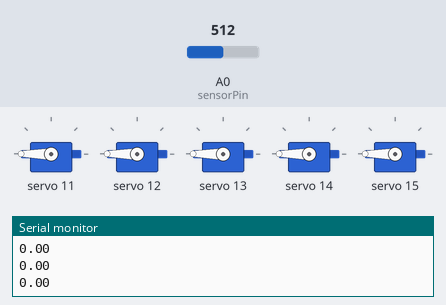
This sketch was run on a simulated Arduino Uno, built with avr-gcc and run on an emulated ATmega328P. On the bench: 5 × servo, the last lines printed to the serial monitor. The inputs (shaded band) are chosen by the test bench; at power-on: A0 (sensorPin) = 512.

Above: at 1.2 s.
1.3 s: A0 (sensorPin) set to 716
At 3.17 s:
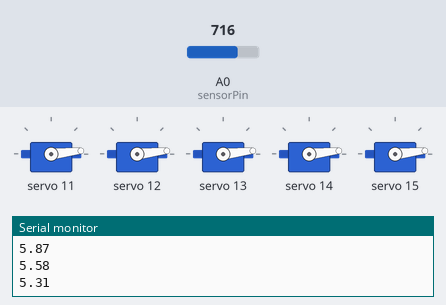
4.3 s: A0 (sensorPin) set to 140
At 7.1 s:
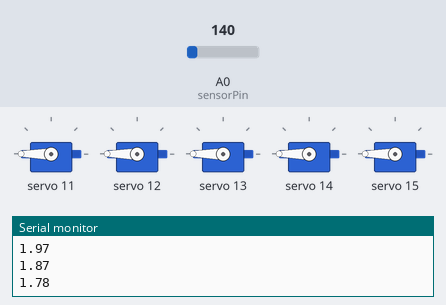
7.3 s: A0 (sensorPin) set to 5
At 8.4 s:
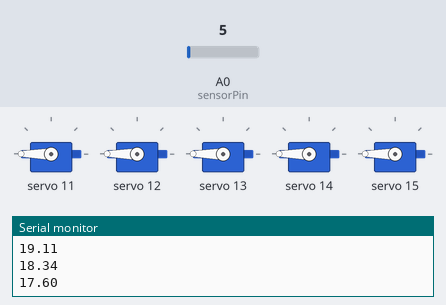
10.3 s: A0 (sensorPin) set to 122
At 11.5 s:
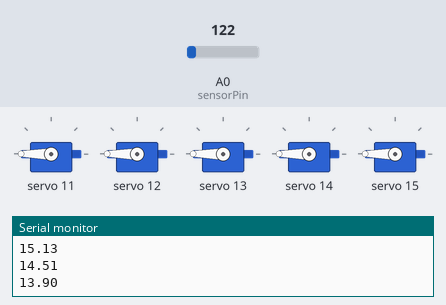
Timing chart, 0 to 13.5 s (numbered marks = the images above; inputs shaded):
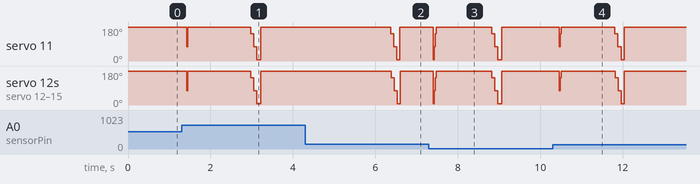

The sketch:

Myowear.ino
```cpp
// Red electrode on Bicep Belly
// Yellow Electrode on upper chest - Non active region
// Green electrode on elbow Bone

#include <Wire.h>
#include <Adafruit_PWMServoDriver.h>

Adafruit_PWMServoDriver pwm = Adafruit_PWMServoDriver();

#define SERVOMIN  150 // Minimum pulse length count (out of 4096)
#define SERVOMAX  500 // Maximum pulse length count (out of 4096)

const int sensorPin = A0;        // Pin number for the ADC
int sensorValue = 0;            // Sensor value

// EMA coefficients for the band-pass filter
float EMA_a_low = 0.05;    // Alpha for low-frequency cutoff (approximates 8 Hz)
float EMA_a_high = 0.1;    // Alpha for high-frequency cutoff (approximates 100 Hz)
float EMA_S_low = 0;       // EMA S for low-frequency filter
float EMA_S_high = 0;      // EMA S for high-frequency filter

// Filtered values
float highpass = 0;
float bandpass = 0;

// Envelope detection variables
const int envelopeWindowSize = 20; // Increased size for smoother envelope
float envelopeBuffer[envelopeWindowSize] = {0};
int envelopeIndex = 0;

void setup() {
  Serial.begin(9600);            // Initialize Serial communication
  pwm.begin();
  pwm.setPWMFreq(60);            // Set PWM frequency for servos
  EMA_S_low = analogRead(sensorPin);  // Initialize EMA S for low-frequency filter
  EMA_S_high = analogRead(sensorPin); // Initialize EMA S for high-frequency filter
}

void loop() {
  // Read the raw sensor value
  sensorValue = analogRead(sensorPin);

  // Apply Exponential Moving Average for low-frequency cutoff
  EMA_S_low = (EMA_a_low * sensorValue) + ((1 - EMA_a_low) * EMA_S_low);

  // Apply Exponential Moving Average for high-frequency cutoff
  EMA_S_high = (EMA_a_high * sensorValue) + ((1 - EMA_a_high) * EMA_S_high);

  // Calculate high-pass and band-pass filter outputs
  highpass = sensorValue - EMA_S_low;
  bandpass = EMA_S_high - EMA_S_low;

  // Rectify the band-pass signal
  float rectifiedSignal = abs(bandpass);

  // Calculate envelope using a moving average
  float envelope = getEnvelope(rectifiedSignal);

  // Normalize envelope for PWM control
  int pwmValue = map(envelope, 5, 7, SERVOMIN, SERVOMAX); // Adjust ranges as needed

  Serial.println(envelope);

  //Set PWM for servos (uncomment to use)
  for (int i = 11; i <= 15; i++) {
    pwm.setPWM(i, 0, pwmValue);  // Update all servos with the same value
  }

  delay(20); // Delay for readability and to avoid overloading the servos
}

// Apply moving average for envelope detection
float getEnvelope(float newSample) {
    envelopeBuffer[envelopeIndex] = newSample;
    envelopeIndex = (envelopeIndex + 1) % envelopeWindowSize;
    float sum = 0;
    for (int i = 0; i < envelopeWindowSize; i++) {
        sum += envelopeBuffer[i];
    }
    return sum / envelopeWindowSize;
}
```

Measured:
- after the input at 1.3 s, servo 11–15: 180° → 145° after 1.7 s, → 75° 0.07 s later, → 6° 0.07 s later, → 180° 0.10 s later
- after the input at 4.3 s, servo 11–15: 180° → 145° after 2.1 s, → 75° 0.07 s later, → 6° 0.07 s later, → 180° 0.07 s later
- after the input at 7.3 s, servo 11–15: 180° → 145° after 1.5 s, → 75° 0.07 s later, → 6° 0.07 s later, → 180° 0.10 s later
- after the input at 10.3 s, servo 11–15: 180° → 145° after 1.5 s, → 75° 0.07 s later, → 6° 0.07 s later, → 180° 0.07 s later
